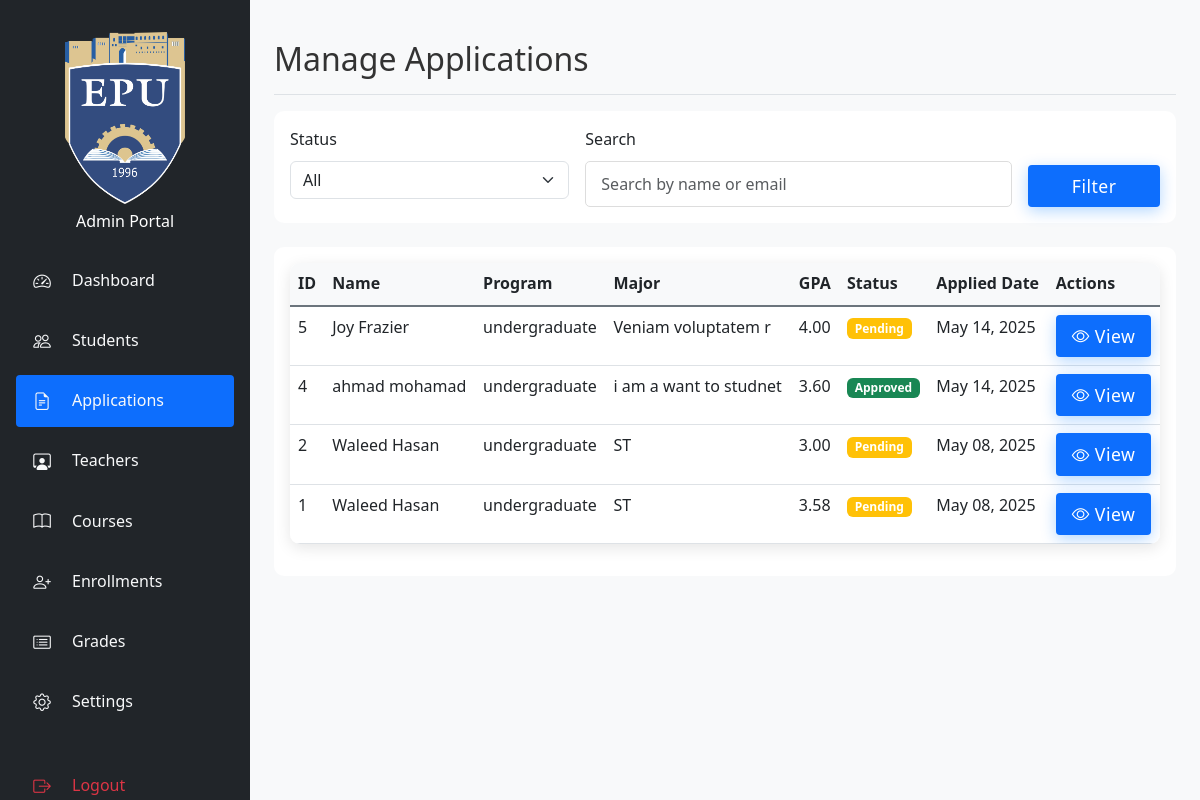
Page /src/admin/applications.php (signed in) on the committed database.
### tables this page shows
CREATE TABLE `applications` (
  `id` int(11) NOT NULL,
  `first_name` varchar(50) NOT NULL,
  `last_name` varchar(50) NOT NULL,
  `email` varchar(100) NOT NULL,
  `phone` varchar(20) NOT NULL,
  `date_of_birth` date NOT NULL,
  `program` enum('undergraduate','graduate') NOT NULL,
  `major` varchar(100) NOT NULL,
  `gpa` decimal(3,2) NOT NULL,
  `transcript_path` varchar(255) NOT NULL,
  `test_scores_path` varchar(255) NOT NULL,
  `recommendation_path` varchar(255) NOT NULL,
  `personal_statement` text NOT NULL,
  `extracurricular_activities` text DEFAULT NULL,
  `status` enum('pending','approved','rejected') DEFAULT 'pending',
  `admin_comment` text DEFAULT NULL,
  `created_at` timestamp NOT NULL DEFAULT current_timestamp(),
  `updated_at` timestamp NOT NULL DEFAULT current_timestamp() ON UPDATE current_timestamp()
);

### src/admin/applications.php (the view, shortened to what this page needs)
<?php
$db = get_db_connection();
$status_filter = isset($_GET['status']) ? $_GET['status'] : 'all';
$search = isset($_GET['search']) ? $_GET['search'] : '';
$sql = "SELECT * FROM applications WHERE 1=1";
$sql .= " ORDER BY created_at DESC";
$stmt = $db->prepare($sql);
$stmt->execute();
$result = $stmt->get_result();
?>
<!DOCTYPE html>
<html lang="en">
<head>
    <link href="https://cdn.jsdelivr.net/npm/bootstrap@5.3.0/dist/css/bootstrap.min.css" rel="stylesheet">
    <link rel="stylesheet" href="https://cdn.jsdelivr.net/npm/bootstrap-icons@1.7.2/font/bootstrap-icons.css">
    <link rel="stylesheet" href="../assets/css/style.css">
    <link rel="stylesheet" href="../assets/css/admin.css">
</head>
<body>
    <div class="container-fluid">
        <div class="row">
            <?php include 'Sidebar.php'; ?>
            <div class="col-md-9 col-lg-10 main-content">
                <div class="d-flex justify-content-between flex-wrap flex-md-nowrap align-items-center pt-3 pb-2 mb-3 border-bottom">
                    <h1 class="h2">Manage Applications</h1>
                </div>
                <div class="card mb-4">
                    <div class="card-body">
                        <form method="GET" class="row g-3">
                            <div class="col-md-4">
                                <label for="status" class="form-label">Status</label>
                                <select class="form-select" id="status" name="status">
                                    <option value="all" <?php echo $status_filter === 'all' ? 'selected' : ''; ?>>All</option>
                                </select>
                            </div>
                            <div class="col-md-6">
                                <label for="search" class="form-label">Search</label>
                                <input type="text" class="form-control" id="search" name="search" value="<?php echo htmlspecialchars($search); ?>" placeholder="Search by name or email">
                            </div>
                            <div class="col-md-2 d-flex align-items-end">
                                <button type="submit" class="btn btn-primary w-100">Filter</button>
                            </div>
                        </form>
                    </div>
                </div>
                <div class="card">
                    <div class="card-body">
                        <div class="table-responsive">
                            <table class="table table-hover">
                                <thead>
                                    <tr>
                                        <th>ID</th>
                                        <th>Name</th>
                                        <th>Program</th>
                                        <th>Major</th>
                                        <th>GPA</th>
                                        <th>Status</th>
                                        <th>Applied Date</th>
                                        <th>Actions</th>
                                    </tr>
                                </thead>
                                <tbody>
                                    <?php while ($row = $result->fetch_assoc()): ?>
                                        <tr>
                                            <td><?php echo htmlspecialchars($row['id']); ?></td>
                                            <td><?php echo htmlspecialchars($row['first_name'] . ' ' . $row['last_name']); ?></td>
                                            <td><?php echo htmlspecialchars($row['program']); ?></td>
                                            <td><?php echo htmlspecialchars($row['major']); ?></td>
                                            <td><?php echo htmlspecialchars($row['gpa']); ?></td>
                                            <td>
                                                <span class="badge bg-<?php
                                                    echo $row['status'] === 'approved' ? 'success' :
                                                        ($row['status'] === 'rejected' ? 'danger' : 'warning');
                                                ?>">
                                                    <?php echo ucfirst(htmlspecialchars($row['status'])); ?>
                                                </span>
                                            </td>
                                            <td><?php echo date('M d, Y', strtotime($row['created_at'])); ?></td>
                                            <td>
                                                <button type="button" class="btn btn-primary btn-sm" onclick="openViewModal(<?php echo $row['id']; ?>)">
                                                    <i class="bi bi-eye"></i> View
                                                </button>
                                            </td>
                                        </tr>
                                    <?php endwhile; ?>
                                </tbody>
                            </table>
                        </div>
                    </div>
                </div>
            </div>
        </div>
    </div>
</body>
</html>

### src/assets/css/style.css (style rules this page uses)
:root { --primary-color: #0d6efd; --secondary-color: #6c757d; --success-color: #198754; --danger-color: #dc3545; --warning-color: #ffc107; --info-color: #0dcaf0; --light-color: #f8f9fa; --dark-color: #212529; --sidebar-width: 250px; --header-height: 60px; }
html { font-size: 16px; }
body { font-family: 'Segoe UI', Tahoma, Geneva, Verdana, sans-serif; line-height: 1.6; color: #333; min-height: 100vh; display: flex; flex-direction: column; overflow-x: hidden; }
.card { border: none; border-radius: 10px; transition: transform 0.3s ease, box-shadow 0.3s ease; margin-bottom: 1rem; }
.form-control { border-radius: 5px; border: 1px solid #ddd; padding: 10px 15px; }
.btn { border-radius: 5px; padding: 10px 20px; transition: all 0.3s ease; }
.btn-primary { background-color: var(--primary-color); border: none; padding: 1rem 2.5rem; font-size: 1.1rem; font-weight: 600; letter-spacing: 0.5px; border-radius: 50px; box-shadow: 0 4px 15px rgba(0, 123, 255, 0.3); transition: all 0.3s ease; }
.bg-success { background-color: var(--success-color) !important; }
.bg-warning { background-color: var(--warning-color) !important; }
.table-responsive { border-radius: 10px; box-shadow: 0 4px 15px rgba(0, 0, 0, 0.1); }
.table { margin-bottom: 0; }
.main-content { margin-left: var(--sidebar-width); transition: margin-left 0.3s ease; width: calc(100% - var(--sidebar-width)); }
.table th { background-color: var(--light-color); border-bottom: 2px solid var(--secondary-color); }
.btn { border-radius: 0.25rem; padding: 0.5rem 1rem; font-weight: 500; }
.btn-primary { background-color: var(--primary-color); border-color: var(--primary-color); }
.table-responsive { margin-bottom: 1rem; overflow-x: auto; -webkit-overflow-scrolling: touch; }

### src/assets/css/admin.css (style rules this page uses)
.main-content { margin-left: var(--sidebar-width); padding: 1.5rem; background-color: var(--light-color); min-height: 100vh; transition: all 0.3s ease; width: calc(100% - var(--sidebar-width)); }
.table { margin-bottom: 0; }
.table th { background-color: var(--light-color); border-bottom: 2px solid var(--secondary-color); }
.btn { border-radius: 0.25rem; padding: 0.5rem 1rem; font-weight: 500; }
.btn-primary { background-color: var(--primary-color); border-color: var(--primary-color); }

### rows in the picture
applications: id "5", first_name+last_name "Joy Frazier", program "undergraduate", major "Veniam voluptatem r", gpa "4.00", status "Pending", created_at "May 14, 2025"
applications: id "4", first_name+last_name "ahmad mohamad", program "undergraduate", major "i am a want to studnet", gpa "3.60", status "Approved", created_at "May 14, 2025"
applications: id "2", first_name+last_name "Waleed Hasan", program "undergraduate", major "ST", gpa "3.00", status "Pending", created_at "May 08, 2025"
applications: id "1", first_name+last_name "Waleed Hasan", program "undergraduate", major "ST", gpa "3.58", status "Pending", created_at "May 08, 2025"
